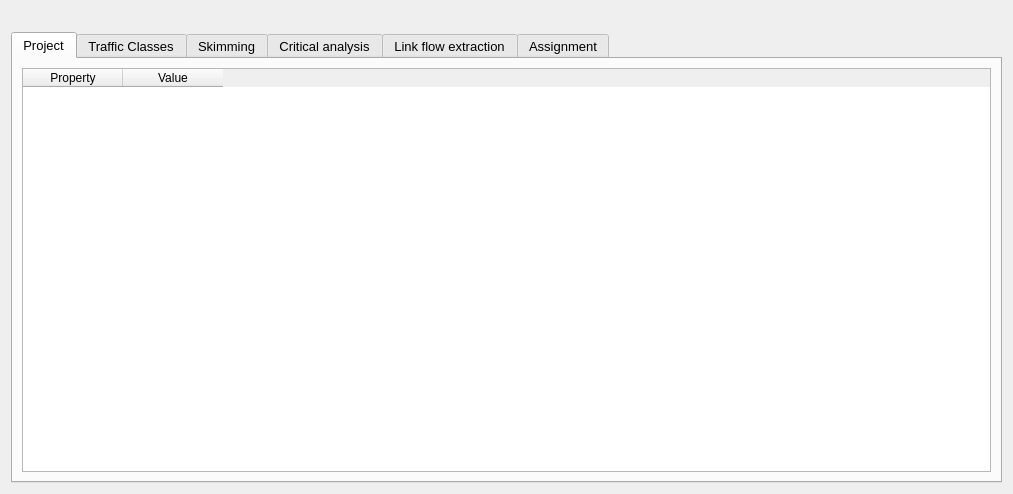
<?xml version="1.0" encoding="UTF-8"?>
<ui version="4.0">
 <class>traffic_assignment</class>
 <widget class="QDialog" name="traffic_assignment">
  <property name="windowModality">
   <enum>Qt::ApplicationModal</enum>
  </property>
  <property name="geometry">
   <rect>
    <x>0</x>
    <y>0</y>
    <width>1013</width>
    <height>494</height>
   </rect>
  </property>
  <property name="minimumSize">
   <size>
    <width>875</width>
    <height>0</height>
   </size>
  </property>
  <property name="font">
   <font>
    <pointsize>10</pointsize>
   </font>
  </property>
  <property name="windowTitle">
   <string>AequilibraE - Traffic Assignment toolbox</string>
  </property>
  <property name="modal">
   <bool>true</bool>
  </property>
  <layout class="QVBoxLayout" name="verticalLayout">
   <item>
    <widget class="QLabel" name="label_13">
     <property name="font">
      <font>
       <pointsize>10</pointsize>
      </font>
     </property>
     <property name="text">
      <string/>
     </property>
    </widget>
   </item>
   <item>
    <widget class="QTabWidget" name="tabWidget">
     <property name="enabled">
      <bool>true</bool>
     </property>
     <property name="sizePolicy">
      <sizepolicy hsizetype="Preferred" vsizetype="Preferred">
       <horstretch>0</horstretch>
       <verstretch>0</verstretch>
      </sizepolicy>
     </property>
     <property name="font">
      <font>
       <pointsize>10</pointsize>
      </font>
     </property>
     <property name="currentIndex">
      <number>0</number>
     </property>
     <widget class="QWidget" name="tab_2">
      <attribute name="title">
       <string>Project</string>
      </attribute>
      <layout class="QGridLayout" name="gridLayout_3">
       <item row="0" column="0" rowspan="2">
        <widget class="QTableWidget" name="tbl_project_properties">
         <property name="sizePolicy">
          <sizepolicy hsizetype="Preferred" vsizetype="Preferred">
           <horstretch>0</horstretch>
           <verstretch>0</verstretch>
          </sizepolicy>
         </property>
         <column>
          <property name="text">
           <string>Property</string>
          </property>
         </column>
         <column>
          <property name="text">
           <string>Value</string>
          </property>
         </column>
        </widget>
       </item>
      </layout>
     </widget>
     <widget class="QWidget" name="widget">
      <attribute name="title">
       <string>Traffic Classes</string>
      </attribute>
      <layout class="QGridLayout" name="gridLayout_10">
       <item row="0" column="2">
        <widget class="QLabel" name="lbl">
         <property name="sizePolicy">
          <sizepolicy hsizetype="Preferred" vsizetype="Preferred">
           <horstretch>0</horstretch>
           <verstretch>0</verstretch>
          </sizepolicy>
         </property>
         <property name="maximumSize">
          <size>
           <width>16777215</width>
           <height>35</height>
          </size>
         </property>
         <property name="font">
          <font>
           <pointsize>11</pointsize>
           <weight>75</weight>
           <bold>true</bold>
          </font>
         </property>
         <property name="text">
          <string>Traffic classes</string>
         </property>
         <property name="alignment">
          <set>Qt::AlignCenter</set>
         </property>
         <property name="wordWrap">
          <bool>true</bool>
         </property>
        </widget>
       </item>
       <item row="0" column="1">
        <widget class="QLabel" name="label_3">
         <property name="sizePolicy">
          <sizepolicy hsizetype="Preferred" vsizetype="Preferred">
           <horstretch>0</horstretch>
           <verstretch>0</verstretch>
          </sizepolicy>
         </property>
         <property name="maximumSize">
          <size>
           <width>16777215</width>
           <height>35</height>
          </size>
         </property>
         <property name="font">
          <font>
           <pointsize>11</pointsize>
           <weight>75</weight>
           <bold>true</bold>
          </font>
         </property>
         <property name="text">
          <string>Create traffic class</string>
         </property>
         <property name="alignment">
          <set>Qt::AlignCenter</set>
         </property>
        </widget>
       </item>
       <item row="1" column="1">
        <widget class="QComboBox" name="cob_matrices">
         <property name="sizePolicy">
          <sizepolicy hsizetype="Preferred" vsizetype="Preferred">
           <horstretch>0</horstretch>
           <verstretch>0</verstretch>
          </sizepolicy>
         </property>
        </widget>
       </item>
       <item row="1" column="2" rowspan="5">
        <widget class="QTableWidget" name="tbl_traffic_classes">
         <property name="sizePolicy">
          <sizepolicy hsizetype="Preferred" vsizetype="Preferred">
           <horstretch>0</horstretch>
           <verstretch>0</verstretch>
          </sizepolicy>
         </property>
         <property name="minimumSize">
          <size>
           <width>620</width>
           <height>0</height>
          </size>
         </property>
         <property name="accessibleName">
          <string>&lt;html&gt;&lt;head/&gt;&lt;body&gt;&lt;p&gt;xcxc&lt;/p&gt;&lt;/body&gt;&lt;/html&gt;</string>
         </property>
         <property name="selectionMode">
          <enum>QAbstractItemView::SingleSelection</enum>
         </property>
         <property name="selectionBehavior">
          <enum>QAbstractItemView::SelectRows</enum>
         </property>
         <property name="rowCount">
          <number>0</number>
         </property>
         <property name="columnCount">
          <number>6</number>
         </property>
         <attribute name="verticalHeaderDefaultSectionSize">
          <number>27</number>
         </attribute>
         <column>
          <property name="text">
           <string>Class name</string>
          </property>
         </column>
         <column>
          <property name="text">
           <string>Mode</string>
          </property>
         </column>
         <column>
          <property name="text">
           <string>User classes</string>
          </property>
         </column>
         <column>
          <property name="text">
           <string>Fixed cost</string>
          </property>
         </column>
         <column>
          <property name="text">
           <string>PCE</string>
          </property>
         </column>
         <column>
          <property name="text">
           <string>remove</string>
          </property>
         </column>
        </widget>
       </item>
       <item row="1" column="0">
        <widget class="QLabel" name="label">
         <property name="maximumSize">
          <size>
           <width>100</width>
           <height>16777215</height>
          </size>
         </property>
         <property name="text">
          <string>Matrix name</string>
         </property>
        </widget>
       </item>
       <item row="2" column="0" rowspan="2" colspan="2">
        <widget class="QTableView" name="tbl_core_list">
         <property name="sizePolicy">
          <sizepolicy hsizetype="Preferred" vsizetype="Preferred">
           <horstretch>0</horstretch>
           <verstretch>0</verstretch>
          </sizepolicy>
         </property>
        </widget>
       </item>
       <item row="4" column="0" colspan="2">
        <widget class="QGroupBox" name="groupBox_6">
         <property name="sizePolicy">
          <sizepolicy hsizetype="Preferred" vsizetype="Preferred">
           <horstretch>0</horstretch>
           <verstretch>0</verstretch>
          </sizepolicy>
         </property>
         <property name="title">
          <string/>
         </property>
         <layout class="QGridLayout" name="gridLayout_9">
          <item row="5" column="0" colspan="2">
           <widget class="QCheckBox" name="chb_chosen_links">
            <property name="sizePolicy">
             <sizepolicy hsizetype="Preferred" vsizetype="Preferred">
              <horstretch>0</horstretch>
              <verstretch>0</verstretch>
             </sizepolicy>
            </property>
            <property name="text">
             <string>Remove selected links from the graph</string>
            </property>
           </widget>
          </item>
          <item row="0" column="1">
           <widget class="QComboBox" name="cob_mode_for_class">
            <property name="sizePolicy">
             <sizepolicy hsizetype="Preferred" vsizetype="Preferred">
              <horstretch>0</horstretch>
              <verstretch>0</verstretch>
             </sizepolicy>
            </property>
           </widget>
          </item>
          <item row="1" column="1">
           <widget class="QLineEdit" name="ln_class_name"/>
          </item>
          <item row="2" column="0">
           <widget class="QLabel" name="label_2">
            <property name="sizePolicy">
             <sizepolicy hsizetype="Preferred" vsizetype="Preferred">
              <horstretch>0</horstretch>
              <verstretch>0</verstretch>
             </sizepolicy>
            </property>
            <property name="text">
             <string>Passenger Vehicle Equivalent</string>
            </property>
           </widget>
          </item>
          <item row="4" column="0" colspan="2">
           <widget class="QCheckBox" name="chb_check_centroids">
            <property name="text">
             <string>Block flows through centroids</string>
            </property>
            <property name="checked">
             <bool>true</bool>
            </property>
           </widget>
          </item>
          <item row="2" column="1">
           <widget class="QDoubleSpinBox" name="pce_setter">
            <property name="sizePolicy">
             <sizepolicy hsizetype="Preferred" vsizetype="Preferred">
              <horstretch>0</horstretch>
              <verstretch>0</verstretch>
             </sizepolicy>
            </property>
            <property name="maximumSize">
             <size>
              <width>80</width>
              <height>16777215</height>
             </size>
            </property>
            <property name="decimals">
             <number>4</number>
            </property>
            <property name="minimum">
             <double>0.010000000000000</double>
            </property>
            <property name="maximum">
             <double>1000000.000000000000000</double>
            </property>
            <property name="singleStep">
             <double>0.100000000000000</double>
            </property>
            <property name="value">
             <double>1.000000000000000</double>
            </property>
           </widget>
          </item>
          <item row="0" column="0">
           <widget class="QLabel" name="label_8">
            <property name="sizePolicy">
             <sizepolicy hsizetype="Preferred" vsizetype="Preferred">
              <horstretch>0</horstretch>
              <verstretch>0</verstretch>
             </sizepolicy>
            </property>
            <property name="text">
             <string>Network Mode</string>
            </property>
           </widget>
          </item>
          <item row="1" column="0">
           <widget class="QLabel" name="label_14">
            <property name="sizePolicy">
             <sizepolicy hsizetype="Preferred" vsizetype="Preferred">
              <horstretch>0</horstretch>
              <verstretch>0</verstretch>
             </sizepolicy>
            </property>
            <property name="text">
             <string>Assignment class name</string>
            </property>
           </widget>
          </item>
          <item row="9" column="0">
           <widget class="QLabel" name="lbl_vot">
            <property name="sizePolicy">
             <sizepolicy hsizetype="Preferred" vsizetype="Preferred">
              <horstretch>0</horstretch>
              <verstretch>0</verstretch>
             </sizepolicy>
            </property>
            <property name="text">
             <string>Value of Time</string>
            </property>
           </widget>
          </item>
          <item row="7" column="0">
           <widget class="QCheckBox" name="chb_fixed_cost">
            <property name="sizePolicy">
             <sizepolicy hsizetype="Preferred" vsizetype="Preferred">
              <horstretch>0</horstretch>
              <verstretch>0</verstretch>
             </sizepolicy>
            </property>
            <property name="maximumSize">
             <size>
              <width>199999</width>
              <height>16777215</height>
             </size>
            </property>
            <property name="text">
             <string>Include fixed cost</string>
            </property>
           </widget>
          </item>
          <item row="9" column="1">
           <widget class="QDoubleSpinBox" name="vot_setter">
            <property name="sizePolicy">
             <sizepolicy hsizetype="Preferred" vsizetype="Preferred">
              <horstretch>0</horstretch>
              <verstretch>0</verstretch>
             </sizepolicy>
            </property>
            <property name="maximumSize">
             <size>
              <width>80</width>
              <height>16777215</height>
             </size>
            </property>
            <property name="decimals">
             <number>5</number>
            </property>
            <property name="maximum">
             <double>1000000.000000000000000</double>
            </property>
            <property name="singleStep">
             <double>0.100000000000000</double>
            </property>
            <property name="value">
             <double>1.000000000000000</double>
            </property>
           </widget>
          </item>
          <item row="7" column="1">
           <widget class="QComboBox" name="cob_fixed_cost">
            <property name="sizePolicy">
             <sizepolicy hsizetype="Preferred" vsizetype="Preferred">
              <horstretch>0</horstretch>
              <verstretch>0</verstretch>
             </sizepolicy>
            </property>
            <property name="font">
             <font>
              <pointsize>10</pointsize>
             </font>
            </property>
           </widget>
          </item>
         </layout>
        </widget>
       </item>
       <item row="5" column="0" colspan="2">
        <widget class="QPushButton" name="but_add_class">
         <property name="sizePolicy">
          <sizepolicy hsizetype="Preferred" vsizetype="Preferred">
           <horstretch>0</horstretch>
           <verstretch>0</verstretch>
          </sizepolicy>
         </property>
         <property name="text">
          <string>Add Traffic class to assignment</string>
         </property>
        </widget>
       </item>
      </layout>
     </widget>
     <widget class="QWidget" name="tab_4">
      <attribute name="title">
       <string>Skimming</string>
      </attribute>
      <layout class="QGridLayout" name="gridLayout_8">
       <item row="0" column="0">
        <widget class="QGroupBox" name="groupBox_4">
         <property name="sizePolicy">
          <sizepolicy hsizetype="Preferred" vsizetype="Preferred">
           <horstretch>0</horstretch>
           <verstretch>0</verstretch>
          </sizepolicy>
         </property>
         <property name="maximumSize">
          <size>
           <width>16777215</width>
           <height>60</height>
          </size>
         </property>
         <property name="font">
          <font>
           <pointsize>10</pointsize>
          </font>
         </property>
         <property name="title">
          <string/>
         </property>
         <layout class="QGridLayout" name="gridLayout">
          <item row="0" column="2">
           <spacer name="horizontalSpacer">
            <property name="sizePolicy">
             <sizepolicy hsizetype="Minimum" vsizetype="Minimum">
              <horstretch>0</horstretch>
              <verstretch>0</verstretch>
             </sizepolicy>
            </property>
            <property name="orientation">
             <enum>Qt::Horizontal</enum>
            </property>
            <property name="sizeHint" stdset="0">
             <size>
              <width>40</width>
              <height>20</height>
             </size>
            </property>
           </spacer>
          </item>
          <item row="0" column="3">
           <widget class="QLabel" name="label_9">
            <property name="sizePolicy">
             <sizepolicy hsizetype="Preferred" vsizetype="Preferred">
              <horstretch>0</horstretch>
              <verstretch>0</verstretch>
             </sizepolicy>
            </property>
            <property name="text">
             <string>Class</string>
            </property>
           </widget>
          </item>
          <item row="0" column="1">
           <widget class="QComboBox" name="cob_skims_available">
            <property name="sizePolicy">
             <sizepolicy hsizetype="Preferred" vsizetype="Preferred">
              <horstretch>0</horstretch>
              <verstretch>0</verstretch>
             </sizepolicy>
            </property>
            <property name="minimumSize">
             <size>
              <width>250</width>
              <height>0</height>
             </size>
            </property>
           </widget>
          </item>
          <item row="0" column="4">
           <widget class="QComboBox" name="cob_skim_class">
            <property name="sizePolicy">
             <sizepolicy hsizetype="Preferred" vsizetype="Preferred">
              <horstretch>0</horstretch>
              <verstretch>0</verstretch>
             </sizepolicy>
            </property>
            <property name="minimumSize">
             <size>
              <width>230</width>
              <height>0</height>
             </size>
            </property>
           </widget>
          </item>
          <item row="0" column="0">
           <widget class="QLabel" name="label_7">
            <property name="sizePolicy">
             <sizepolicy hsizetype="Preferred" vsizetype="Preferred">
              <horstretch>0</horstretch>
              <verstretch>0</verstretch>
             </sizepolicy>
            </property>
            <property name="text">
             <string>Field to skim</string>
            </property>
           </widget>
          </item>
          <item row="0" column="6">
           <widget class="QPushButton" name="but_add_skim">
            <property name="enabled">
             <bool>false</bool>
            </property>
            <property name="sizePolicy">
             <sizepolicy hsizetype="Preferred" vsizetype="Preferred">
              <horstretch>0</horstretch>
              <verstretch>0</verstretch>
             </sizepolicy>
            </property>
            <property name="minimumSize">
             <size>
              <width>100</width>
              <height>0</height>
             </size>
            </property>
            <property name="text">
             <string>Add skim</string>
            </property>
           </widget>
          </item>
          <item row="0" column="5">
           <spacer name="horizontalSpacer_2">
            <property name="sizePolicy">
             <sizepolicy hsizetype="Minimum" vsizetype="Minimum">
              <horstretch>0</horstretch>
              <verstretch>0</verstretch>
             </sizepolicy>
            </property>
            <property name="orientation">
             <enum>Qt::Horizontal</enum>
            </property>
            <property name="sizeHint" stdset="0">
             <size>
              <width>40</width>
              <height>20</height>
             </size>
            </property>
           </spacer>
          </item>
         </layout>
        </widget>
       </item>
       <item row="1" column="0">
        <widget class="QTableWidget" name="skim_list_table">
         <property name="sizePolicy">
          <sizepolicy hsizetype="Preferred" vsizetype="Preferred">
           <horstretch>0</horstretch>
           <verstretch>0</verstretch>
          </sizepolicy>
         </property>
         <property name="accessibleName">
          <string>&lt;html&gt;&lt;head/&gt;&lt;body&gt;&lt;p&gt;xcxc&lt;/p&gt;&lt;/body&gt;&lt;/html&gt;</string>
         </property>
         <property name="selectionMode">
          <enum>QAbstractItemView::SingleSelection</enum>
         </property>
         <property name="selectionBehavior">
          <enum>QAbstractItemView::SelectRows</enum>
         </property>
         <property name="rowCount">
          <number>0</number>
         </property>
         <property name="columnCount">
          <number>4</number>
         </property>
         <attribute name="verticalHeaderDefaultSectionSize">
          <number>27</number>
         </attribute>
         <column>
          <property name="text">
           <string>Traffic class</string>
          </property>
          <property name="font">
           <font>
            <pointsize>9</pointsize>
           </font>
          </property>
         </column>
         <column>
          <property name="text">
           <string>Field</string>
          </property>
          <property name="font">
           <font>
            <pointsize>9</pointsize>
           </font>
          </property>
         </column>
         <column>
          <property name="text">
           <string>Last iteration</string>
          </property>
          <property name="font">
           <font>
            <pointsize>9</pointsize>
           </font>
          </property>
         </column>
         <column>
          <property name="text">
           <string>Blended</string>
          </property>
          <property name="font">
           <font>
            <pointsize>9</pointsize>
           </font>
          </property>
         </column>
        </widget>
       </item>
      </layout>
     </widget>
     <widget class="QWidget" name="tab_3">
      <attribute name="title">
       <string>Critical analysis</string>
      </attribute>
      <layout class="QGridLayout" name="gridLayout_6">
       <item row="0" column="0">
        <widget class="QCheckBox" name="do_select_link">
         <property name="enabled">
          <bool>true</bool>
         </property>
         <property name="minimumSize">
          <size>
           <width>0</width>
           <height>30</height>
          </size>
         </property>
         <property name="text">
          <string>Select link analysis</string>
         </property>
        </widget>
       </item>
       <item row="0" column="1">
        <widget class="QPushButton" name="but_build_query">
         <property name="enabled">
          <bool>true</bool>
         </property>
         <property name="minimumSize">
          <size>
           <width>0</width>
           <height>30</height>
          </size>
         </property>
         <property name="maximumSize">
          <size>
           <width>81</width>
           <height>16777215</height>
          </size>
         </property>
         <property name="text">
          <string>Build Query</string>
         </property>
        </widget>
       </item>
       <item row="1" column="0" colspan="2">
        <widget class="QTableWidget" name="select_link_list">
         <property name="enabled">
          <bool>true</bool>
         </property>
         <property name="accessibleName">
          <string>&lt;html&gt;&lt;head/&gt;&lt;body&gt;&lt;p&gt;xcxc&lt;/p&gt;&lt;/body&gt;&lt;/html&gt;</string>
         </property>
         <property name="selectionMode">
          <enum>QAbstractItemView::SingleSelection</enum>
         </property>
         <property name="selectionBehavior">
          <enum>QAbstractItemView::SelectRows</enum>
         </property>
         <property name="rowCount">
          <number>0</number>
         </property>
         <property name="columnCount">
          <number>4</number>
         </property>
         <attribute name="verticalHeaderDefaultSectionSize">
          <number>27</number>
         </attribute>
         <column>
          <property name="text">
           <string>Links</string>
          </property>
         </column>
         <column>
          <property name="text">
           <string>Type</string>
          </property>
         </column>
         <column>
          <property name="text">
           <string>Query name</string>
          </property>
         </column>
         <column>
          <property name="text">
           <string>Del</string>
          </property>
         </column>
        </widget>
       </item>
      </layout>
     </widget>
     <widget class="QWidget" name="tab_5">
      <attribute name="title">
       <string>Link flow extraction</string>
      </attribute>
      <layout class="QGridLayout" name="gridLayout_7">
       <item row="0" column="0">
        <widget class="QCheckBox" name="do_extract_link_flows">
         <property name="enabled">
          <bool>true</bool>
         </property>
         <property name="text">
          <string>Perform link flow extraction</string>
         </property>
        </widget>
       </item>
       <item row="0" column="1">
        <widget class="QPushButton" name="but_build_query_extract">
         <property name="enabled">
          <bool>true</bool>
         </property>
         <property name="minimumSize">
          <size>
           <width>0</width>
           <height>30</height>
          </size>
         </property>
         <property name="maximumSize">
          <size>
           <width>81</width>
           <height>16777215</height>
          </size>
         </property>
         <property name="text">
          <string>Build Query</string>
         </property>
        </widget>
       </item>
       <item row="1" column="0" colspan="2">
        <widget class="QTableWidget" name="list_link_extraction">
         <property name="enabled">
          <bool>true</bool>
         </property>
         <property name="accessibleName">
          <string>&lt;html&gt;&lt;head/&gt;&lt;body&gt;&lt;p&gt;xcxc&lt;/p&gt;&lt;/body&gt;&lt;/html&gt;</string>
         </property>
         <property name="selectionMode">
          <enum>QAbstractItemView::SingleSelection</enum>
         </property>
         <property name="selectionBehavior">
          <enum>QAbstractItemView::SelectRows</enum>
         </property>
         <property name="rowCount">
          <number>0</number>
         </property>
         <property name="columnCount">
          <number>4</number>
         </property>
         <attribute name="verticalHeaderDefaultSectionSize">
          <number>27</number>
         </attribute>
         <column>
          <property name="text">
           <string>Links</string>
          </property>
         </column>
         <column>
          <property name="text">
           <string>Type</string>
          </property>
         </column>
         <column>
          <property name="text">
           <string>Query name</string>
          </property>
         </column>
         <column>
          <property name="text">
           <string>Del</string>
          </property>
         </column>
        </widget>
       </item>
      </layout>
     </widget>
     <widget class="QWidget" name="tab">
      <attribute name="title">
       <string>Assignment</string>
      </attribute>
      <layout class="QGridLayout" name="gridLayout_2">
       <item row="2" column="0" colspan="4">
        <widget class="QGroupBox" name="groupBox">
         <property name="minimumSize">
          <size>
           <width>600</width>
           <height>0</height>
          </size>
         </property>
         <property name="acceptDrops">
          <bool>false</bool>
         </property>
         <property name="autoFillBackground">
          <bool>false</bool>
         </property>
         <property name="title">
          <string>Outputs</string>
         </property>
         <layout class="QGridLayout" name="gridLayout_11">
          <item row="2" column="0">
           <widget class="QCheckBox" name="do_path_file">
            <property name="enabled">
             <bool>false</bool>
            </property>
            <property name="text">
             <string>Save complete path file</string>
            </property>
           </widget>
          </item>
          <item row="0" column="0">
           <widget class="QLineEdit" name="output_scenario_name">
            <property name="text">
             <string/>
            </property>
            <property name="placeholderText">
             <string>Result_name</string>
            </property>
           </widget>
          </item>
         </layout>
        </widget>
       </item>
       <item row="4" column="2" colspan="2">
        <widget class="QLabel" name="progress_label">
         <property name="font">
          <font>
           <pointsize>9</pointsize>
          </font>
         </property>
         <property name="text">
          <string>Status Message 0</string>
         </property>
        </widget>
       </item>
       <item row="3" column="0" colspan="3">
        <widget class="QPushButton" name="do_assignment">
         <property name="text">
          <string>ASSIGN</string>
         </property>
        </widget>
       </item>
       <item row="4" column="0" colspan="2">
        <widget class="QProgressBar" name="progressbar">
         <property name="enabled">
          <bool>true</bool>
         </property>
         <property name="palette">
          <palette>
           <active>
            <colorrole role="Highlight">
             <brush brushstyle="SolidPattern">
              <color alpha="255">
               <red>0</red>
               <green>170</green>
               <blue>0</blue>
              </color>
             </brush>
            </colorrole>
           </active>
           <inactive>
            <colorrole role="Highlight">
             <brush brushstyle="SolidPattern">
              <color alpha="255">
               <red>240</red>
               <green>240</green>
               <blue>240</blue>
              </color>
             </brush>
            </colorrole>
           </inactive>
           <disabled>
            <colorrole role="Highlight">
             <brush brushstyle="SolidPattern">
              <color alpha="255">
               <red>51</red>
               <green>153</green>
               <blue>255</blue>
              </color>
             </brush>
            </colorrole>
           </disabled>
          </palette>
         </property>
         <property name="value">
          <number>0</number>
         </property>
         <property name="textVisible">
          <bool>true</bool>
         </property>
        </widget>
       </item>
       <item row="0" column="0">
        <widget class="QGroupBox" name="groupBox_3">
         <property name="minimumSize">
          <size>
           <width>270</width>
           <height>0</height>
          </size>
         </property>
         <property name="maximumSize">
          <size>
           <width>440</width>
           <height>16777215</height>
          </size>
         </property>
         <property name="title">
          <string>Algorithm</string>
         </property>
         <layout class="QGridLayout" name="gridLayout_4">
          <item row="0" column="0" colspan="6">
           <widget class="QComboBox" name="cb_choose_algorithm">
            <property name="minimumSize">
             <size>
              <width>240</width>
              <height>0</height>
             </size>
            </property>
            <property name="maxVisibleItems">
             <number>10</number>
            </property>
           </widget>
          </item>
          <item row="2" column="2">
           <spacer name="horizontalSpacer_5">
            <property name="orientation">
             <enum>Qt::Horizontal</enum>
            </property>
            <property name="sizeHint" stdset="0">
             <size>
              <width>40</width>
              <height>20</height>
             </size>
            </property>
           </spacer>
          </item>
          <item row="2" column="0">
           <widget class="QLabel" name="label_10">
            <property name="text">
             <string>Relative Gap</string>
            </property>
           </widget>
          </item>
          <item row="2" column="3">
           <widget class="QLabel" name="label_11">
            <property name="text">
             <string>Maximum Iterations</string>
            </property>
           </widget>
          </item>
          <item row="2" column="5">
           <widget class="QLineEdit" name="max_iter">
            <property name="maximumSize">
             <size>
              <width>80</width>
              <height>16777215</height>
             </size>
            </property>
           </widget>
          </item>
          <item row="2" column="1">
           <widget class="QLineEdit" name="rel_gap">
            <property name="maximumSize">
             <size>
              <width>100</width>
              <height>16777215</height>
             </size>
            </property>
           </widget>
          </item>
         </layout>
        </widget>
       </item>
       <item row="3" column="3">
        <widget class="QPushButton" name="cancel_all">
         <property name="text">
          <string>CANCEL</string>
         </property>
        </widget>
       </item>
       <item row="1" column="0">
        <widget class="QGroupBox" name="groupBox_2">
         <property name="minimumSize">
          <size>
           <width>270</width>
           <height>0</height>
          </size>
         </property>
         <property name="title">
          <string>Network information</string>
         </property>
         <layout class="QGridLayout" name="gridLayout_12">
          <item row="1" column="0">
           <widget class="QLabel" name="label_5">
            <property name="font">
             <font>
              <pointsize>10</pointsize>
             </font>
            </property>
            <property name="text">
             <string>Free Flow Travel time</string>
            </property>
           </widget>
          </item>
          <item row="0" column="0">
           <widget class="QLabel" name="label_4">
            <property name="font">
             <font>
              <pointsize>10</pointsize>
             </font>
            </property>
            <property name="text">
             <string>Capacity</string>
            </property>
           </widget>
          </item>
          <item row="1" column="1" colspan="2">
           <widget class="QComboBox" name="cob_ffttime">
            <property name="sizePolicy">
             <sizepolicy hsizetype="Preferred" vsizetype="Preferred">
              <horstretch>0</horstretch>
              <verstretch>0</verstretch>
             </sizepolicy>
            </property>
            <property name="font">
             <font>
              <pointsize>10</pointsize>
             </font>
            </property>
           </widget>
          </item>
          <item row="0" column="1" colspan="2">
           <widget class="QComboBox" name="cob_capacity">
            <property name="sizePolicy">
             <sizepolicy hsizetype="Preferred" vsizetype="Preferred">
              <horstretch>0</horstretch>
              <verstretch>0</verstretch>
             </sizepolicy>
            </property>
            <property name="minimumSize">
             <size>
              <width>200</width>
              <height>0</height>
             </size>
            </property>
            <property name="font">
             <font>
              <pointsize>10</pointsize>
             </font>
            </property>
           </widget>
          </item>
         </layout>
        </widget>
       </item>
       <item row="0" column="1" rowspan="2" colspan="3">
        <widget class="QGroupBox" name="vdf_box">
         <property name="minimumSize">
          <size>
           <width>330</width>
           <height>0</height>
          </size>
         </property>
         <property name="title">
          <string>Volume-Delay function</string>
         </property>
         <layout class="QGridLayout" name="gridLayout_5">
          <item row="0" column="0">
           <widget class="QLabel" name="label_6">
            <property name="text">
             <string>Function</string>
            </property>
           </widget>
          </item>
          <item row="0" column="1">
           <widget class="QComboBox" name="cob_vdf">
            <property name="minimumSize">
             <size>
              <width>180</width>
              <height>0</height>
             </size>
            </property>
           </widget>
          </item>
          <item row="0" column="2">
           <spacer name="horizontalSpacer_3">
            <property name="orientation">
             <enum>Qt::Horizontal</enum>
            </property>
            <property name="sizeType">
             <enum>QSizePolicy::Maximum</enum>
            </property>
            <property name="sizeHint" stdset="0">
             <size>
              <width>72</width>
              <height>20</height>
             </size>
            </property>
           </spacer>
          </item>
          <item row="1" column="0" colspan="3">
           <widget class="QTableWidget" name="tbl_vdf_parameters">
            <property name="minimumSize">
             <size>
              <width>310</width>
              <height>140</height>
             </size>
            </property>
            <column>
             <property name="text">
              <string>Parameter</string>
             </property>
            </column>
            <column>
             <property name="text">
              <string>Value</string>
             </property>
            </column>
            <column>
             <property name="text">
              <string>Field</string>
             </property>
            </column>
           </widget>
          </item>
         </layout>
        </widget>
       </item>
      </layout>
     </widget>
    </widget>
   </item>
  </layout>
 </widget>
 <resources/>
 <connections/>
</ui>
